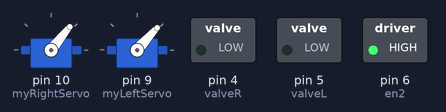
Simulated run of this sketch. Board: Arduino Uno, built with avr-gcc and run on an emulated ATmega328P. Parts: 2 × servo, switched loads named in the sketch (green lamp = pin HIGH).

Above: at 0.1 s.
At 8.1 s:
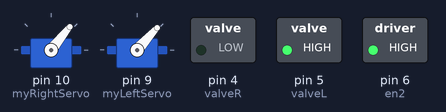
At 10.1 s:
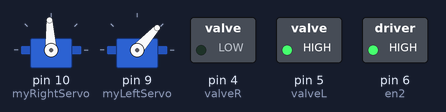
At 18.1 s:
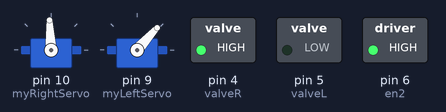
At 20.1 s:
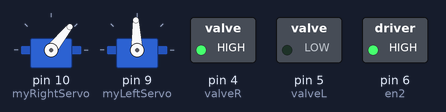
At 33.1 s:
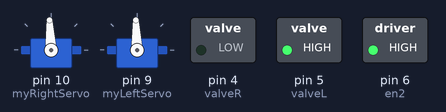
Timing chart, 0 to 34.6 s (numbered marks = the images above):
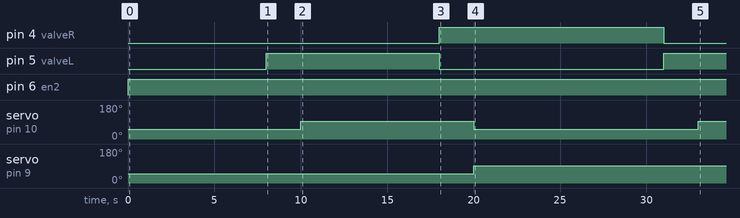

The sketch:

Motion_Control.ino
```cpp
// Caution: The small gear of the right motor is slippery, which may cause wrong angular postion
#include <Servo.h>
// Servo on the right
Servo myRightServo;
// Servo on the left
Servo myLeftServo;
// Record the angular position of each motor
int rightPos = 0;
int leftPos = 0;

//Linear Servo
//Left
//const int en1 = 11;
//const int dir11 = 12;
//const int dir12 = 13;
const int dir11 = 7;
const int dir12 = 8;

//Right
const int en2 = 6;
//const int dir21 = 7;
//const int dir22 = 8;
const int dir21 = 12;
const int dir22 = 13;

// Valves
const int valveL = 5;
const int valveR = 4;

///////////////////                                                                                                                                                                                                                                                   //
// Initial Data
/////////////////////
int isInit = 0;
int pattern = 1;
int transition = 0;
float windowWidth = 5.0, windowHeight = 6.0;
float robotLength = 0.95;
float cupRadius = 0.125;
float x = 0.0 + robotLength + cupRadius, y = 0.0 + cupRadius;
int currMotor = 0;//0 == right, 1 == left

void setup() {
  // put your setup code here, to run once:
    myRightServo.attach(10);
    myLeftServo.attach(9);
//    pinMode(en1, OUTPUT);
//    pinMode(en2, OUTPUT);
    pinMode(valveL, OUTPUT);
    pinMode(valveR, OUTPUT);
    Serial.begin(9600);
}

void loop() {
//  pullRight();
//  pullLeft();
//  delay(5000);
//////////////////////////////////////////
//Testing Torque
//  if (isInit == 0) {
//    initialize_servos();
//    isInit = 1;
//  }
//   labels for relay might be wrong
  if (isInit == 0) {
    left_writePos(180);
    right_writePos(180);
    pullRight();
    pullLeft();
    delay(5000);
    isInit = 1;
  }

  pushRight();
  pullLeft();
  delay(3000);
  digitalWrite(valveL, HIGH);
  digitalWrite(valveR, LOW);
  delay(2000);
  right_turn(180);
  delay(5000);
  pushLeft();
  pullRight();
  delay(3000);
  digitalWrite(valveL, LOW);
  digitalWrite(valveR, HIGH);
  delay(2000);
  left_turn(180);
  right_turn(-180);
  delay(5000);
  pullLeft();
  pushRight();
  delay(3000);
///
// try switch
/////
// pushLeft();
// delay(350);
// pullRight();
// delay(350);
// analogWrite(en1, 0);
// analogWrite(en2, 0);
// digitalWrite(valveL, LOW);
// digitalWrite(valveR, HIGH);
// delay(6000);
// right_turn(90);
// delay(3000);
// right_turn(-90);
// delay(3000);
///////////////////////////////////////////


// Main Motion
//    if (isInit == 0) {
//      initialize_servos();
//      isInit = 1;
//    }
//    hardCodeMotion();
//    if (y + robotLength + cupRadius < windowHeight) {
//        printLocation();
//    }

// test servos
//    myRightServo.write(51);
//    rightPos = 180;
//    myLeftServo.write(48);
//    leftPos = 180;
//  myRightServo.write(10);
//  rightPos = 0;
//  myLeftServo.write(5);
//  leftPos = 0;
//    delay(100000);
//    right_writePos(180);
//    delay(10000);
//    right_writePos(0);
//    delay(10000);

//Test right linear actuator
//    pushRight();
//    delay(10000);
//    pullRight();
//    delay(10000);
// Serial Control
  if (Serial.available()) {
    char part = Serial.read();
    int val = Serial.parseInt();
    movePart(part, val);
  }
}

//////////////////////
// Helper Functions
//////////////////////

//////
// Servo
////////////
void initialize_servos() {
  myRightServo.write(51);
  rightPos = 180;
  myLeftServo.write(48);
  leftPos = 180;
//  myRightServo.write(10);
//  rightPos = 0;
//  myLeftServo.write(5);
//  leftPos = 0;
//  delay(10000);

  pullLeft();
//  pushRight();
  pullRight();
  digitalWrite(valveR, LOW);
  digitalWrite(valveL, HIGH);
  delay(8500);
//  pushRight();
  pushLeft();
  delay(350);
//  analogWrite(en1, 0);
  digitalWrite(dir11, LOW);
  digitalWrite(dir12, LOW);
  delay(1500);
//  analogWrite(en2, 0);
  digitalWrite(dir21, LOW);
  digitalWrite(dir22, LOW);
}

void right_turn(int posChange) {
    rightPos += posChange;
    myRightServo.write(rightServoTransFunc(rightPos));
}

void left_turn(int posChange) {
    leftPos += posChange;
    myLeftServo.write(leftServoTransFunc(leftPos));
}

void right_writePos(int targetPos) {
    rightPos = targetPos;
    myRightServo.write(rightServoTransFunc(rightPos));
}

void left_writePos(int targetPos) {
    leftPos = targetPos;
    myLeftServo.write(leftServoTransFunc(leftPos));
}

int rightServoTransFunc(int incomingDegree) {
  int temp = incomingDegree * (100.0/432.0) + 10;
  return temp;
}

int leftServoTransFunc(int incomingDegree) {
  int temp = incomingDegree*(105.0/432.0) + 5;
  return temp;
}

///////////
// Linear Actuator
////////////////////

void pullLeft() {
    digitalWrite(dir11, LOW);
    digitalWrite(dir12, HIGH);
//    analogWrite(en1, 255);
}

void pushLeft() {
    digitalWrite(dir11, HIGH);
    digitalWrite(dir12, LOW);
//    analogWrite(en1, 255);
}

void pullRight() {
    digitalWrite(dir21, HIGH);
    digitalWrite(dir22, LOW);
    analogWrite(en2, 255);
}

void pushRight() {
    digitalWrite(dir21, LOW);
    digitalWrite(dir22, HIGH);
    analogWrite(en2, 255);
}


void stopLeft() {
//    analogWrite(en2, 0);
    digitalWrite(dir21, LOW);
    digitalWrite(dir22, LOW);
}

void stopRight() {
//    analogWrite(en1, 0);
    digitalWrite(dir11, LOW);
    digitalWrite(dir12, LOW);
}

void printLocation() {
    Serial.print("Current Position: ");
    Serial.print(x);
    Serial.print(", ");
    Serial.print(y);
    Serial.print(" Degree: ");
    Serial.print(leftPos);
    Serial.print(", ");
    Serial.print(rightPos);
    Serial.print('\n');
}

////////////////
// Motion
////////////////
void rotate(int degreeToTurn, int degreeToWrite) {
    if (currMotor == 0) {
        right_turn(degreeToTurn);
        left_writePos(degreeToWrite);
        currMotor = 1;
        Serial.print("Rotate the right motor.\n");
    }
    else if (currMotor == 1) {
        left_turn(degreeToTurn);
        right_writePos(degreeToWrite);
        currMotor = 0;
        Serial.print("Rotate the left motor.\n");
    }

}
void hardCodeMotion() {
    if (y + robotLength + cupRadius >= windowHeight) {
      return;
    }

    if (pattern == 1) {
        if (x + cupRadius + robotLength > windowWidth) {
            if (transition == 0) {
                transition = 1;
            }
            if (transition == 1) {
                rotate(-90, 360);
                switchCup();
                transition = 2;
                y += robotLength;
                printLocation();
            }
            if (transition == 2) {
                rotate(-180, 540);
                switchCup();
                transition = 3;
                y += robotLength;
                printLocation();
            }
            if (transition == 3) {
                rotate(-90, 540);
                switchCup();
                transition = 0;
                pattern = 2;
                x -= robotLength;
                printLocation();
            }
        } else {
            rotate(-180, 180);
            x += robotLength;
            switchCup();
        }

    }

    if (pattern == 2) {
        float bias = 0.05;//Fix the problem caused by the accuracy of float type stored in Arduino
        if (x - cupRadius - robotLength + bias < 0.0) {
            if (transition == 0) {
                transition = 1;
            }
            if (transition == 1) {
                rotate(90, 0);
                switchCup();
                transition = 2;
                y += robotLength;
                printLocation();
            }
            if (transition == 2) {
                rotate(180, 90);
                switchCup();
                transition = 3;
                y += robotLength;
                printLocation();
            }
            if (transition == 3) {
                rotate(90, 0);
                switchCup();
                transition = 0;
                pattern = 3;
                x += robotLength;
                printLocation();
            }
        } else {
            rotate(-540,540);
            x -= robotLength;
            switchCup();
        }
    }

    if (pattern == 3) {
        if (x + cupRadius + robotLength > windowWidth) {
            if (transition == 0) {
                right_writePos(180);
                delay(5000);
                transition = 1;
            }
            if (transition == 1) {
                rotate(-90, 360);
                switchCup();
                transition = 2;
                y += robotLength;
                printLocation();
            }
            if (transition == 2) {
                rotate(-180, 540);
                switchCup();
                transition = 3;
                y += robotLength;
                printLocation();
            }
            if (transition == 3) {
                rotate(-90, 540);
                switchCup();
                transition = 0;
                x -= robotLength;
                pattern = 2;
                printLocation();
            }
        } else {
            if (x + cupRadius + 2*robotLength > windowWidth) {
                rotate(540,180);
                x += robotLength;
                switchCup();
            } else {
                rotate(540,0);
                x += robotLength;
                switchCup();
            }
        }
    }


}

void switchCup() {
  if (pattern == 1 && transition == 0) {
    delay(5000);
  } else if(rightPos == 0 && leftPos == 630) {
    delay(2500);
  }
  else if(pattern == 2 && rightPos == 180 && leftPos == 0) {
    delay(2500);
  }
  else {
    delay(10000);
  }
  if (currMotor == 0) {
      pullLeft();
      pushRight();
      // close the right valve and open the left valve
      digitalWrite(valveR, HIGH);
      digitalWrite(valveL, LOW);
      //////////////////////
      // Move 1.5 s, stop 1.5s and then pull both cups up
      delay(1500);
//      analogWrite(en1, 0);
//      analogWrite(en2, 0);
      digitalWrite(dir21, LOW);
      digitalWrite(dir22, LOW);
      digitalWrite(dir11, LOW);
      digitalWrite(dir12, LOW);
      delay(1500);
      pullRight();
      pullLeft();
      delay(1500);
      /////////////////////////////////////////////
  }
  else if (currMotor == 1) {
      pullRight();
      pushLeft();
      // close the right valve and open the left valve
      digitalWrite(valveR, LOW);
      digitalWrite(valveL, HIGH);
      //////////////////////
      // Move 1.5 s, stop 1.5s and then pull both cups up
      delay(1500);
//      analogWrite(en1, 0);
//      analogWrite(en2, 0);
      digitalWrite(dir21, LOW);
      digitalWrite(dir22, LOW);
      digitalWrite(dir11, LOW);
      digitalWrite(dir12, LOW);
      delay(1500);
      pullRight();
      pullLeft();
      delay(1500);
      /////////////////////////////////////////////
  }
  delay(0);
}

void detachRight() {
  digitalWrite(valveR, HIGH);
  return;
}

void detachLeft() {
  digitalWrite(valveL, HIGH);
  return;
}
void attachRight() {
  digitalWrite(valveR, LOW);
  return;
}

void attachLeft() {
  digitalWrite(valveL, LOW);
  return;
}
//Serial Control
void movePart(char part[], int val) {
  // servos
  if (part == "SL") {
    left_writePos(val);
    delay(5000);
    return;
  }
  if (part == "SR") {
    right_writePos(val);
    delay(5000);
    return;
  }
  // linear actuators
  if (part == "AL") {
    if (val >= 0) {
      pushLeft();
      return;
    }
    else {
      pullLeft();
      return;
    }
  }
  if (part == "AR") {
    if (val >= 0) {
      pushRight();
      return;
    }
    else {
      pullRight();
      return;
    }
  }
  // valves
  if (part == "VL") {
    if (val >= 0) {
      detachLeft();
      return;
    }
    else {
      attachLeft();
      return;
    }
  }
  if (part == "VR") {
    if (val >= 0) {
      detachRight();
      return;
    }
    else {
      attachRight();
      return;
    }
  }
  delay(5000);
}

//assume a barrier detected and currently left cup is attaching
void hardCodeCrossBarrier() {
    pushLeft();
    pullRight();
    delay(3000);
    left_turn(90);
    delay(3000);
    pushRight();
    attachRight();
    delay(3000);
    detachLeft();
    pullLeft();
    delay(6000);
    right_turn(90);
    delay(3000);
    attachLeft();
    pushLeft();
    delay(3000);
}
```

Measured:
- by itself, pin 4 (valveR): LOW → HIGH at 18.0 s, → LOW 13.0 s later
- by itself, pin 5 (valveL): LOW → HIGH at 8.0 s, → LOW 10.0 s later, → HIGH 13.0 s later
- by itself, pin 6 (en2): LOW → HIGH at 0.00 s
- by itself, servo on pin 10 (myRightServo): 51° → 93° at 10.0 s, → 51° 10.0 s later, → 93° 13.0 s later
- by itself, servo on pin 9 (myLeftServo): 48° → 92° at 20.0 s
